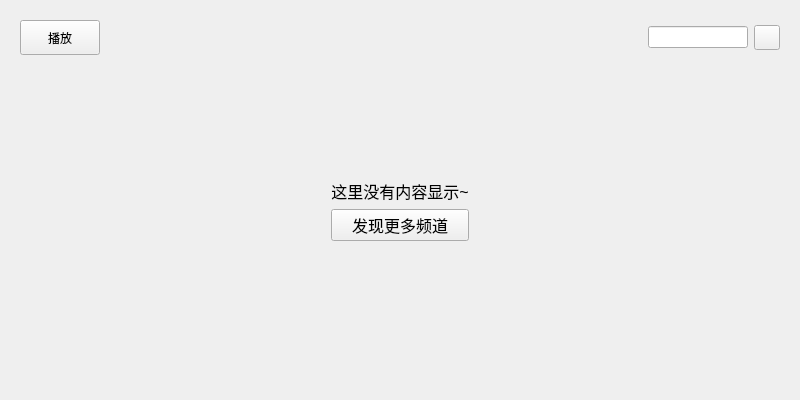
<?xml version="1.0" encoding="UTF-8"?>
<ui version="4.0">
 <class>SongChannel</class>
 <widget class="QWidget" name="SongChannel">
  <property name="geometry">
   <rect>
    <x>0</x>
    <y>0</y>
    <width>800</width>
    <height>400</height>
   </rect>
  </property>
  <property name="windowTitle">
   <string>SongChannel</string>
  </property>
  <layout class="QVBoxLayout" name="verticalLayout">
   <item>
    <widget class="QWidget" name="widget" native="true">
     <layout class="QHBoxLayout" name="horizontalLayout">
      <item>
       <widget class="QToolButton" name="toolButton">
        <property name="minimumSize">
         <size>
          <width>80</width>
          <height>35</height>
         </size>
        </property>
        <property name="maximumSize">
         <size>
          <width>80</width>
          <height>35</height>
         </size>
        </property>
        <property name="text">
         <string>播放</string>
        </property>
       </widget>
      </item>
      <item>
       <spacer name="horizontalSpacer">
        <property name="orientation">
         <enum>Qt::Horizontal</enum>
        </property>
        <property name="sizeHint" stdset="0">
         <size>
          <width>538</width>
          <height>20</height>
         </size>
        </property>
       </spacer>
      </item>
      <item>
       <widget class="MySearchLineEdit" name="lineEdit">
        <property name="maximumSize">
         <size>
          <width>100</width>
          <height>16777215</height>
         </size>
        </property>
       </widget>
      </item>
      <item>
       <widget class="QToolButton" name="recent_song_channel_batch_toolButton">
        <property name="cursor">
         <cursorShape>PointingHandCursor</cursorShape>
        </property>
        <property name="toolTip">
         <string>批量操作</string>
        </property>
        <property name="text">
         <string/>
        </property>
        <property name="iconSize">
         <size>
          <width>18</width>
          <height>18</height>
         </size>
        </property>
       </widget>
      </item>
     </layout>
    </widget>
   </item>
   <item>
    <widget class="QWidget" name="widget_3" native="true">
     <layout class="QVBoxLayout" name="verticalLayout_8">
      <item>
       <spacer name="verticalSpacer_2">
        <property name="orientation">
         <enum>Qt::Vertical</enum>
        </property>
        <property name="sizeType">
         <enum>QSizePolicy::Fixed</enum>
        </property>
        <property name="sizeHint" stdset="0">
         <size>
          <width>20</width>
          <height>100</height>
         </size>
        </property>
       </spacer>
      </item>
      <item>
       <layout class="QGridLayout" name="gridLayout">
        <item row="0" column="0">
         <spacer name="horizontalSpacer_8">
          <property name="orientation">
           <enum>Qt::Horizontal</enum>
          </property>
          <property name="sizeHint" stdset="0">
           <size>
            <width>40</width>
            <height>20</height>
           </size>
          </property>
         </spacer>
        </item>
        <item row="0" column="1">
         <widget class="QLabel" name="label_16">
          <property name="font">
           <font>
            <pointsize>12</pointsize>
           </font>
          </property>
          <property name="text">
           <string>这里没有内容显示~</string>
          </property>
          <property name="alignment">
           <set>Qt::AlignCenter</set>
          </property>
         </widget>
        </item>
        <item row="0" column="2" rowspan="2">
         <spacer name="horizontalSpacer_9">
          <property name="orientation">
           <enum>Qt::Horizontal</enum>
          </property>
          <property name="sizeHint" stdset="0">
           <size>
            <width>40</width>
            <height>20</height>
           </size>
          </property>
         </spacer>
        </item>
        <item row="1" column="1" rowspan="2">
         <widget class="QPushButton" name="pushButton_7">
          <property name="font">
           <font>
            <pointsize>12</pointsize>
           </font>
          </property>
          <property name="cursor">
           <cursorShape>PointingHandCursor</cursorShape>
          </property>
          <property name="text">
           <string>发现更多频道</string>
          </property>
         </widget>
        </item>
        <item row="2" column="0">
         <spacer name="horizontalSpacer_11">
          <property name="orientation">
           <enum>Qt::Horizontal</enum>
          </property>
          <property name="sizeHint" stdset="0">
           <size>
            <width>40</width>
            <height>20</height>
           </size>
          </property>
         </spacer>
        </item>
        <item row="2" column="2">
         <spacer name="horizontalSpacer_10">
          <property name="orientation">
           <enum>Qt::Horizontal</enum>
          </property>
          <property name="sizeHint" stdset="0">
           <size>
            <width>40</width>
            <height>20</height>
           </size>
          </property>
         </spacer>
        </item>
       </layout>
      </item>
      <item>
       <spacer name="verticalSpacer">
        <property name="orientation">
         <enum>Qt::Vertical</enum>
        </property>
        <property name="sizeHint" stdset="0">
         <size>
          <width>20</width>
          <height>40</height>
         </size>
        </property>
       </spacer>
      </item>
     </layout>
    </widget>
   </item>
  </layout>
 </widget>
 <customwidgets>
  <customwidget>
   <class>MySearchLineEdit</class>
   <extends>QLineEdit</extends>
   <header>MySearchLineEdit.h</header>
  </customwidget>
 </customwidgets>
 <resources/>
 <connections/>
</ui>
